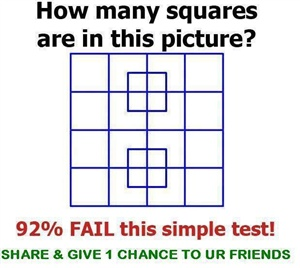
#> input picture corner.jpg, 300 x 268 px
$ python Lesson13.py
#> lines starting #> are read from the running program, lines starting #| are printed output that depends on the picture; after the words box and inside, x2 and y2 are one past the last pixel; in counts of white or black regions, pixels touching at a corner belong together
import cv2
import numpy as np

img = cv2.imread("corner.jpg")
#> img is the input picture: shape (268, 300, 3); mean B, G, R 228.3, 226.3, 227.1
img_gray = cv2.cvtColor(img, cv2.COLOR_BGR2GRAY)
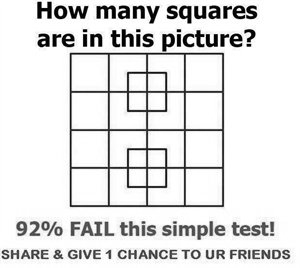
#> img_gray: shape (268, 300); min 0, max 255, mean 226.8
img_gray = np.float32(img_gray)

corner = cv2.goodFeaturesToTrack(img_gray, 200, 0.1, 20)
#> corner = 73 rows, first 8: [83, 30], [177, 30], [250, 45], [150, 22], [203, 45], [119, 35], [39, 36], [213, 14]
corner = np.int0(corner)

for c in corner:
    x,y = c.ravel()
    print(c)
    cv2.circle(img, (x,y), 5, (0,255,0), 1)
#> this loop made 73 passes
#> (x, y) on passes 1 to 12: (83, 30), (177, 30), (250, 45), (150, 22), (203, 45), (119, 35), (39, 36), (213, 14), (176, 8), (119, 8), (240, 9), (60, 35)
#| [[83 30]]
#| [[177  30]]
#| [[250  45]]
#| [[150  22]]
#| [[203  45]]
#| [[119  35]]
#| [[39 36]]
#| [[213  14]]
#> (further printed lines are left out)
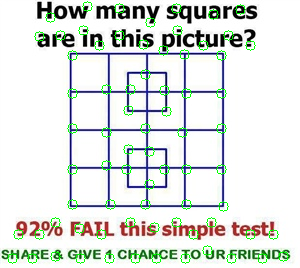
#> img: shape (268, 300, 3); 2.54% of pixels changed, all inside (x1, y1, x2, y2) = (7, 1, 289, 264)

cv2.imshow("corner", img)
cv2.waitKey(0)
cv2.destroyAllWindows()
